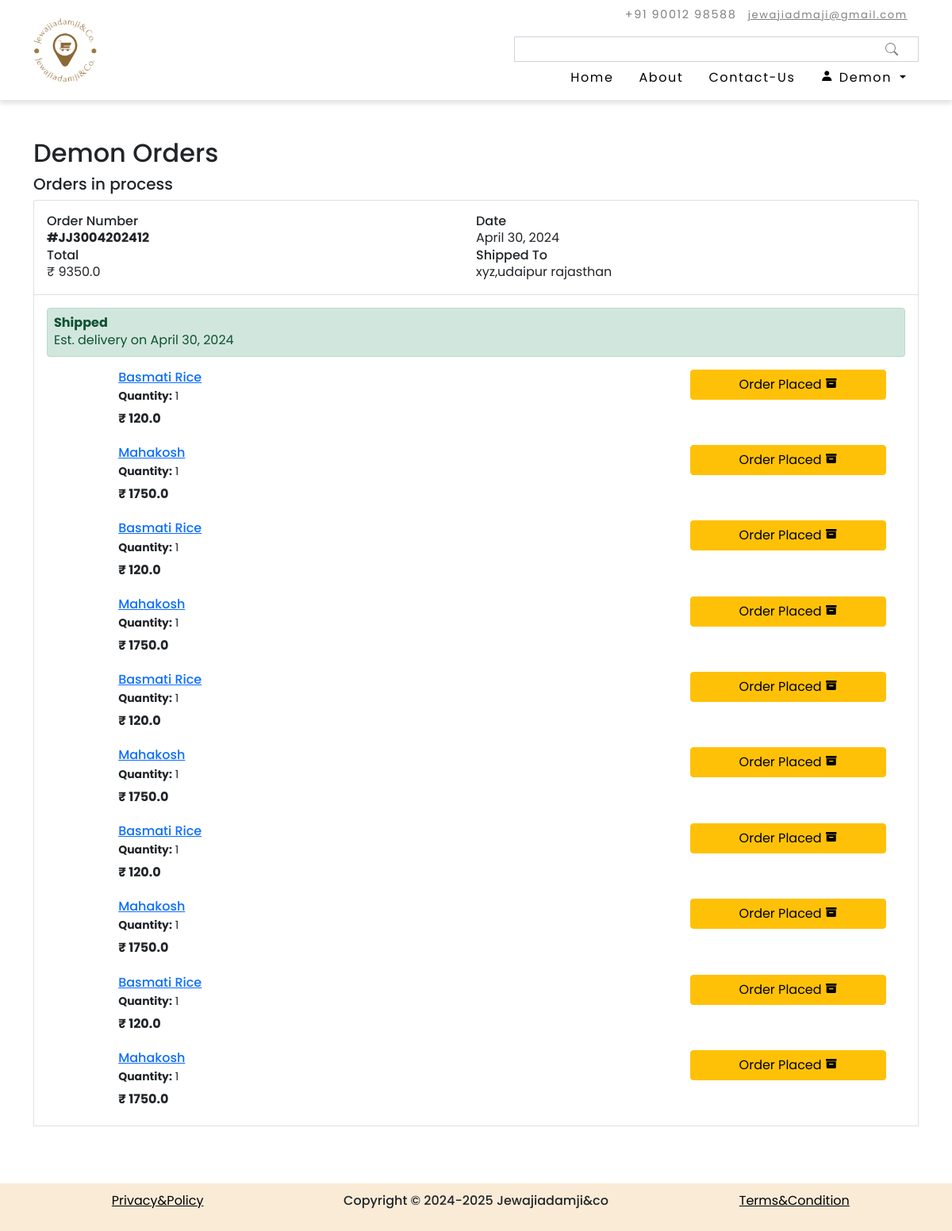
Page /order/ (signed in) on the earlier database version.
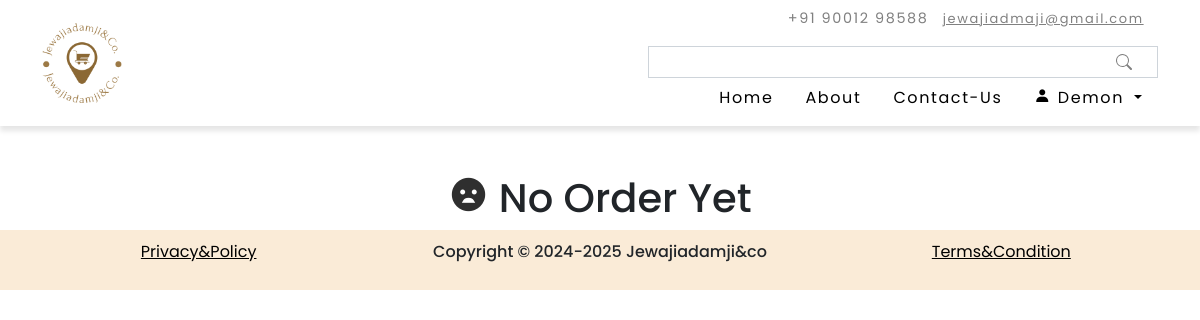
Same page on the later database version.
### groceryapp/models.py (models this page shows, shortened)
class Customer(models.Model):
    email = models.EmailField(unique=True)
    password= models.CharField(max_length=100)
    mobile_number = models.CharField(max_length=15)
    first_name = models.CharField(max_length=50)
    last_name = models.CharField(max_length=50)
    address = models.TextField(blank=True)
    is_active = models.BooleanField(default=True)

class Order(models.Model):
    Orderplacedid=models.CharField(max_length=200,blank=True)
    Customer_id=models.CharField(max_length=200)
    name=models.CharField(max_length=200)
    email=models.CharField(max_length=200)
    mobile_number=models.CharField(max_length=200)
    address=models.CharField(max_length=200)
    product_id=models.CharField(max_length=200)
    product_name=models.CharField(max_length=200)
    quantity=models.CharField(max_length=200)
    product_sub_price=models.CharField(max_length=200)
    my_date = models.DateField(default=date.today)
    active = models.BooleanField(default=True)
    online_payment = models.BooleanField(default=False)
    payment_mode=models.CharField(max_length=200)
    upiId=models.CharField(max_length=200,blank=True)

### groceryapp/middlewares/auth.py (the view, shortened to what this page needs)
    def middleware(request):
        response = get_response(request)
        return response

### groceryapp/views.py (called while the page is built)
def order(request):
    cart = request.session.get('cart', [])
    cartlen=len(cart)
    customer_id = request.session.get('customer_id')
    if customer_id:
        customer=Customer.objects.get(id=customer_id)
    else:
        customer=None
    print(customer_id)
    order = Order.objects.filter(Customer_id = customer_id,active=True)
    total=0
    Orderplacedid=""
    date=""
    address=customer.address
    for i in order:
        total+=float(i.product_sub_price)
        Orderplacedid=i.Orderplacedid
        date=i.my_date
    deleivered=Order.objects.filter(Customer_id = customer_id,active=False)
    paras = {'cartlen':cartlen,'customer': customer,'order':order,'Orderplacedid':Orderplacedid,"date":date,'address':address ,'total':total,'deleivered':deleivered }
    return render(request,'order.html',paras)

### groceryapp/templates/order.html (shortened to what this page needs)
{% extends 'base.html' %}
{% load static %}
{% block content %}
<link rel="stylesheet" href="{% static  'css/order.css' %}">
{% if order or deleivered %}
  <div class="container mt-3 mt-md-5">
    <h2 class="text-charcoal hidden-sm-down"> {{customer.first_name}} Orders</h2>
    {% if order %}
    <h5 class="text-charcoal hidden-md-up">Orders in process</h5>
    {% endif %}
    <div class="row">
      <div class="col-12">
        <div class="list-group mb-5">
          {% if order %}
          <div class="list-group-item p-3 bg-snow" style="position: relative;">
            <div class="row w-100 no-gutters">
              <div class="col-6 col-md">
                <h6 class="text-charcoal mb-0 w-100">Order Number</h6>
                <b class="text-pebble mb-0 w-100 mb-2 mb-md-0">#{{Orderplacedid}}</b>
              </div>
              <div class="col-6 col-md">
                <h6 class="text-charcoal mb-0 w-100">Date</h6>
                <p class="text-pebble mb-0 w-100 mb-2 mb-md-0">{{date}}</p>
              </div>
              <div class="col-6 col-md">
                <h6 class="text-charcoal mb-0 w-100">Total</h6>
                <p class="text-pebble mb-0 w-100 mb-2 mb-md-0">₹ {{total}}</p>
              </div>
              <div class="col-6 col-md">
                <h6 class="text-charcoal mb-0 w-100">Shipped To</h6>
                <p class="text-pebble mb-0 w-100 mb-2 mb-md-0">{{address}}</p>
              </div>
            </div>
          </div>
          {% endif %}
          {% if order %}
          <div class="list-group-item p-3 bg-white">
            <div class="col-12 col-md-12 pr-0 pr-md-3">
              <div class="alert p-2 alert-success w-100 mb-0">
                <h6 class="text-green mb-0"><b>Shipped</b></h6>
                <p class="text-green hidden-sm-down mb-0">Est. delivery on {{date}}</p>
              </div>
            </div>
            {% for i in order %}
            <div class="row no-gutters">
              <div class="row no-gutters mt-3">
                <div class="col-3 col-md-1">
                </div>
                <div class="col-9 col-md-8 pr-0 pr-md-3">
                  <h6 class="text-charcoal mb-2 mb-md-1">
                    <a href="/product/{{i.product_id}}" class="text-charcoal">{{i.product_name}}</a>
                  </h6>
                  <ul class="list-unstyled text-pebble mb-2 small">
                    <li class="">
                      <b>Quantity:</b> {{i.quantity}}
                    </li>
                  </ul>
                  <h6 class="text-charcoal text-left mb-0 mb-md-2"><b>₹ {{i.product_sub_price}}</b></h6>
                </div>
                <div class="col-12 col-md-3 hidden-sm-down">
                  <b style="cursor:default;" href="" class="btn btn-warning w-100"> Order Placed <i class='bx bxs-box'  ></i></b>
                </div>
              </div>
            </div>
            {% endfor %}
          </div>
          {% endif %}
          <br>
        </div>
      </div>
    </div>
  </div>
  {% else %}
  <br>
  <br>
  <h1 style="text-align: center;" class="mt-6"><i class='bx bxs-sad' style='color:#2f2f2f' ></i> No Order Yet</h1>
{% endif %}
{% endblock %}

### groceryapp/templates/base.html (shortened to what this page needs)
{% load static %}
<!doctype html>
<html lang="en">
<head>
  <link href='https://unpkg.com/boxicons@2.1.4/css/boxicons.min.css' rel='stylesheet'>
  <link href="https://cdn.jsdelivr.net/npm/bootstrap@5.0.2/dist/css/bootstrap.min.css" rel="stylesheet"
>
  <link rel="stylesheet" href="{% static 'css/index.css' %}">
  <link rel="stylesheet" href="{% static  'css/navbar.css' %}">
</head>
<body>
  <nav class="navbar navbar-expand-md bg-body-tertiary">
    <div class="container-xl">
      <a style="color: black;" class="navbar-brand" href="/">
        <img style="width: 80px; height: 80px;"
          src="{% static 'images/jewajiadamjico-high-resolution-logo-transparent.png' %}" alt="">
      </a>
      <div class="collapse navbar-collapse" id="navbarSupportedContent">
        <ul class="navbar-nav ms-auto mb-2 mb-lg-0">
          <li class="nav-item">
            <a class="nav-link active" aria-current="page" href="/">Home</a>
          </li>
          <li class="nav-item">
            <a class="nav-link" href="/about">About</a>
          </li>
          <li class="nav-item">
            <a class="nav-link" href="/contact">Contact-Us</a>
          </li>
          <li class="nav-item dropdown">
            <a class="nav-link dropdown-toggle" href="#" role="button" data-bs-toggle="dropdown" aria-expanded="false">
              <i class='bx bxs-user'></i> {% if customer %}{{customer.first_name}} {% else %} Account  {% endif %}
            </a>
          </li>
        </ul>
        <div class="search-and-icons">
          <form method="get" action="{% url 'product_search' %}">
            <input name="query" value="{{ query }}" class="form-control me-2" type="search" aria-label="Search">
          </form>
        </div>
        <div class="contact-info d-md-flex">
          <p>+91 90012 98588 </p>
          <p><a href="mailto:">jewajiadmaji@gmail.com</a></p>
        </div>
      </div>
    </div>
  </nav>
  {% block content %}
  {% endblock %}
  <div style=" background-color: antiquewhite; width: 100%; height: fit-content; padding: 0%; margin: 0%;">
    <div class="data">
      <div class="row" >
        <div class="col-lg-4"><a style=" color: black;" href="/privacy"><p style="text-align: center;"> Privacy&Policy </p></a></div>
        <div class="col-lg-4"><p style="text-align: center; font-weight: 500;">Copyright © 2024-2025 Jewajiadamji&co </p></div>
        <div class="col-lg-4"> <a style="color: black;" href="/terms&condition"><p style="text-align: center;" >Terms&Condition</p></a></div>
      </div>
    </div>
  </div>
</body>
</html>

Differences in the rows shown:
removed Order: Orderplacedid "JJ3004202412", my_date "April 30, 2024", product_name "Mahakosh", quantity "1", product_sub_price "1750.0"
removed Order: product_name "Basmati Rice", quantity "1", product_sub_price "120.0"
removed Order: product_name "Mahakosh", quantity "1", product_sub_price "1750.0"
removed Order: product_name "Basmati Rice", quantity "1", product_sub_price "120.0"
removed Order: product_name "Mahakosh", quantity "1", product_sub_price "1750.0"
removed Order: product_name "Basmati Rice", quantity "1", product_sub_price "120.0"
removed Order: product_name "Mahakosh", quantity "1", product_sub_price "1750.0"
removed Order: product_name "Basmati Rice", quantity "1", product_sub_price "120.0"
removed Order: product_name "Mahakosh", quantity "1", product_sub_price "1750.0"
removed Order: product_name "Basmati Rice", quantity "1", product_sub_price "120.0"
shown differently, row unchanged: Customer "Demon": first_name "Demon" → (not shown); address "xyz,udaipur rajasthan" → (not shown)
Other differences:
{{ total }}: "9350.0" → (not shown)
text no longer shown: "Orders Orders in process Order Number # Date Total ₹ Shipped To Shipped Est. delivery on"
text now shown: "No Order Yet"
